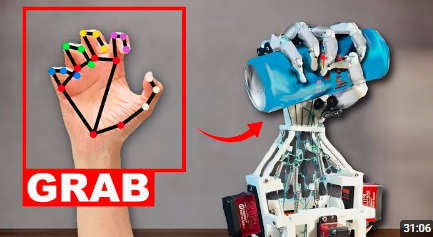
#> input picture image.png, 433 x 237 px
$ python basics_0.py
#> lines starting #> are read from the running program, lines starting #| are printed output that depends on the picture
import cv2

image = cv2.imread('image.png')
#> image is the input picture: shape (237, 433, 3); mean B, G, R 127.9, 130.3, 149.1
if image is None:
    print("Error: Could not read the image.")
else:
    print("Image read successfully.")

    resized_image = cv2.resize(image, (1000, 1000))
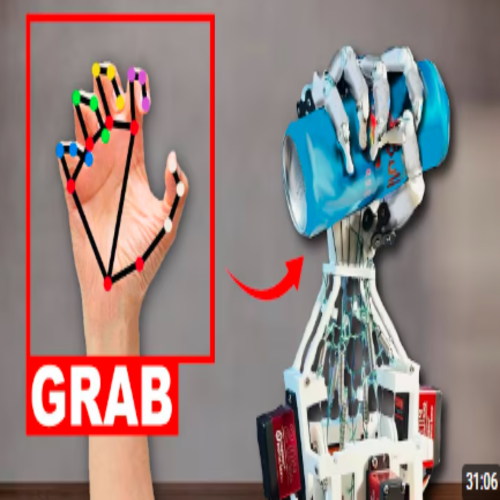
#> resized_image: shape (1000, 1000, 3) (shown at 1/2 size); mean B, G, R 127.8, 130.2, 149
    cv2.imshow('Resized Image', resized_image)
    gray = cv2.cvtColor(resized_image, cv2.COLOR_BGR2GRAY)
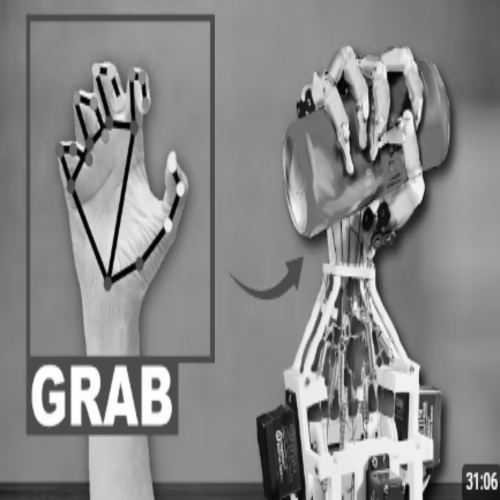
#> gray: shape (1000, 1000) (shown at 1/2 size); min 1, max 255, mean 135.5
    cv2.imshow('Gray Image', gray)

    cv2.waitKey(0)
    cv2.destroyAllWindows()
